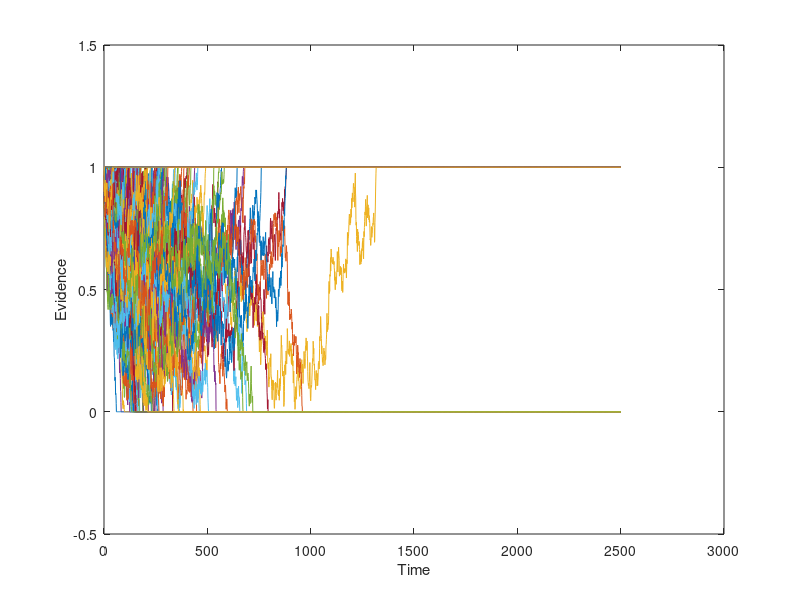
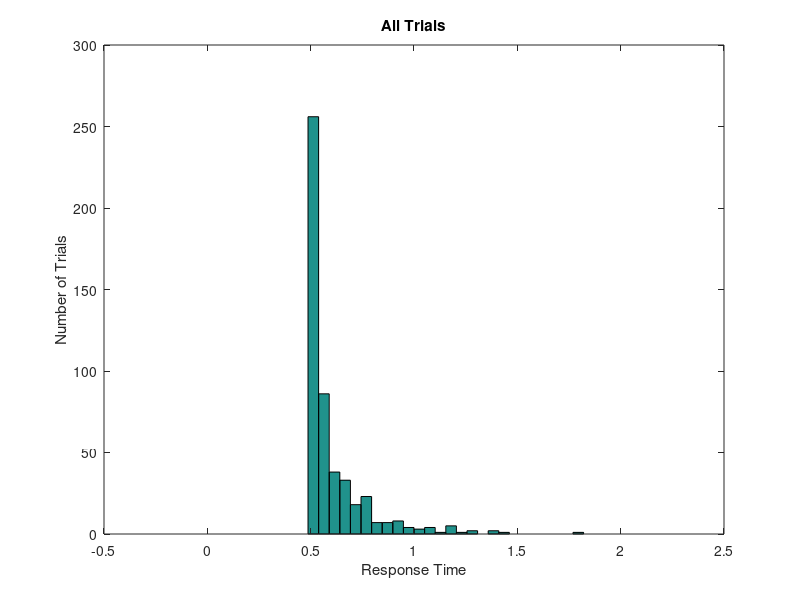

Recreate these plots in MATLAB, in order. (Note: this script raises an error after producing the figures.)
clear; close all; clc;

%fix step size
dt = 0.001;
%parameter 
ndt = 0.5; %NON-DECISION TIME
mu = 0.5;  %BY CONVENTION MU MUST BE POSITIVE 
sd = 1;   %THIS IS VARIABILITY WITHIN THE WALK.  KEEP FIXED AT 1. 
nsteps = 2500; %MAX LENGTH OF WALK.  INCREASE TILL WARNING GOES AWAY
ntrials = 500; %NUMBER OF RUNS
criterion = 1; %CORRECT BOUNDARY LOCATION, INCORRECT IS ZERO 
beta = 0.9; % NORMALIZED BIAS
bias = beta*criterion; %ACTUAL BIAS
%set random number seed 
rng(19680104);
%OUTPUT VARIABLES
sample = zeros(1,nsteps+1);   %This is a single random draw from normal distribution
path = zeros(ntrials,nsteps+1); %This is all the random walks
rt = zeros(ntrials,1);  %These are the rts across trials 
correct = zeros(ntrials,1); %This is accuracy data. ZERO IS WRONG, ONE IS RIGHT
%LOOP OVER ntrials.  
for j = 1:ntrials
    goodpath = 0;
    while goodpath == 0
        draw = normrnd(mu*dt,sd*sqrt(dt),[1,nsteps]);  %DRAW A WALK
        sample(1) = bias; %START AT BIAS
        sample(2:nsteps+1) = draw; 
        walk = cumsum(sample); %SUM THE WALK.   
        crossbnd = find((walk > criterion) |(walk < 0)); %TEST BOTH BOUNDARIES  
        if ~isempty(crossbnd) %TEST IF IT CROSSED ONE OF THE BOUNDARIES AT LEAST
            goodpath = 1; %WALK IS GOOD, SET TO 1 TO EXIT WHILE LOOP
            path(j,:) = walk; %SAVE THE WALK
        else
            display('Bad Walk') %NOTIFY BAD WALK AND DRAW AGAIN LOWER
        end;
    end;
    rt(j) = crossbnd(1);  %RT IS FIRST CROSSING
    if path(j,rt(j)) > criterion  %TEST IF CORRECT
        path(j,rt(j):end) = criterion; %SET THE REST OF WALK TO BOUNDARY
        correct(j) = 1; %INDICATE CORRECT TRIAL
    else %TRIALIS INCORRECT
        path(j,rt(j):end) = 0; %SET THE REST OF WALK TO ZERO. 
    end; 
    %Add Non-decision time
    rt(j) = rt(j) + ndt/dt;	
end

%compute accuracy
accuracy = mean(correct);  %COMPUTER FRACTION CORRECT
%convert rt to milliseconds
rt = rt*dt;
%plot all the random walks. 
figure
plot(path');
xlabel('Time')
ylabel('Evidence')
set(gca,'YLim',[-0.5 criterion+0.5])
%Make a histogram of all random walks. 
figure  
bins = linspace(0,2,40);  
hist(rt,bins);
xlabel('Response Time')
ylabel('Number of Trials')
title('All Trials')
%Make a histogram separating correct from incorrect 
errorrt = rt(find(correct == 0));  % THIS IS JUST THE INCORRECT TRIALS
correctrt = rt(find(correct == 1)); %THIS IS JUST THE CORRECT TRIALS
figure
[n1,x] = hist(errorrt, bins); 
[n2,x] = hist(correctrt, bins);
h = bar(x,[n1; n2]);
legend('Error', 'Correct');

xlabel('Response Time')
ylabel('Number of Trials')
title('Correct vs Error Trials')
